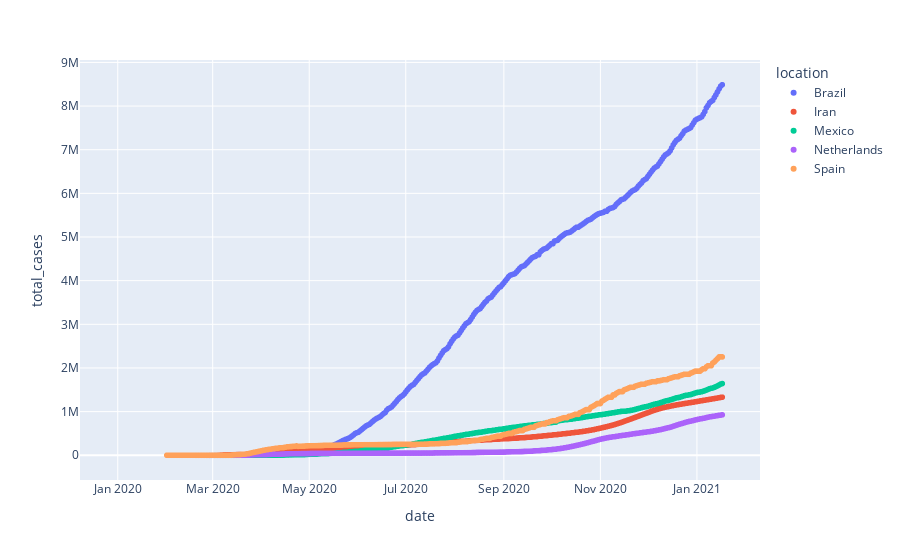

The notebook cell this image was saved under:
### Code cell
px.scatter(df_our_countries, x='date', y='total_cases', color='location')

### Figure 1 — Plotly figure (JSON) as saved in the notebook; plotly's stock layout.template omitted (floating-point values rounded to 4 significant figures; data arrays with more than 128 entries replaced by an {"elided": "..."} marker saying what was removed)
{"data": [{"hovertemplate": "location=Brazil<br>date=%{x}<br>total_cases=%{y}<extra></extra>", "legendgroup": "Brazil", "marker": {"color": "#636efa", "symbol": "circle"}, "mode": "markers", "name": "Brazil", "showlegend": true, "type": "scattergl", "x": {"elided": "327 str values"}, "xaxis": "x", "y": {"elided": "327 int values"}, "yaxis": "y"}, {"hovertemplate": "location=Iran<br>date=%{x}<br>total_cases=%{y}<extra></extra>", "legendgroup": "Iran", "marker": {"color": "#EF553B", "symbol": "circle"}, "mode": "markers", "name": "Iran", "showlegend": true, "type": "scattergl", "x": {"elided": "334 str values"}, "xaxis": "x", "y": {"elided": "334 int values"}, "yaxis": "y"}, {"hovertemplate": "location=Mexico<br>date=%{x}<br>total_cases=%{y}<extra></extra>", "legendgroup": "Mexico", "marker": {"color": "#00cc96", "symbol": "circle"}, "mode": "markers", "name": "Mexico", "showlegend": true, "type": "scattergl", "x": {"elided": "383 str values"}, "xaxis": "x", "y": {"elided": "383 int values"}, "yaxis": "y"}, {"hovertemplate": "location=Netherlands<br>date=%{x}<br>total_cases=%{y}<extra></extra>", "legendgroup": "Netherlands", "marker": {"color": "#ab63fa", "symbol": "circle"}, "mode": "markers", "name": "Netherlands", "showlegend": true, "type": "scattergl", "x": {"elided": "328 str values"}, "xaxis": "x", "y": {"elided": "328 int values"}, "yaxis": "y"}, {"hovertemplate": "location=Spain<br>date=%{x}<br>total_cases=%{y}<extra></extra>", "legendgroup": "Spain", "marker": {"color": "#FFA15A", "symbol": "circle"}, "mode": "markers", "name": "Spain", "showlegend": true, "type": "scattergl", "x": {"elided": "352 str values"}, "xaxis": "x", "y": {"elided": "352 int values"}, "yaxis": "y"}], "layout": {"legend": {"title": {"text": "location"}, "tracegroupgap": 0}, "margin": {"t": 60}, "xaxis": {"anchor": "y", "domain": [0, 1], "title": {"text": "date"}}, "yaxis": {"anchor": "x", "domain": [0, 1], "title": {"text": "total_cases"}}}}
